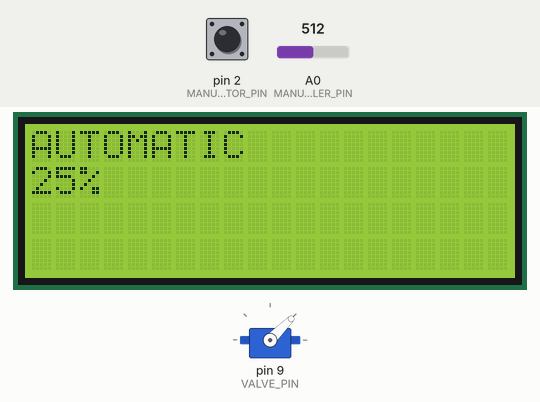
A program run on a simulated Arduino Uno, built with avr-gcc and run on an emulated ATmega328P. On the bench: 20×4 character LCD, servo. The inputs (shaded band) are chosen by the test bench; at power-on: pin 2 (MANUAL_MODE_ACTIVATOR_PIN) LOW, A0 (MANUAL_MODE_CONTROLLER_PIN) = 512. What the program prints to the serial monitor is not drawn.

Above: at 1.2 s.
1.3 s: pin 2 (MANUAL_MODE_ACTIVATOR_PIN) pulled HIGH for 0.15 s
At 3.0 s:
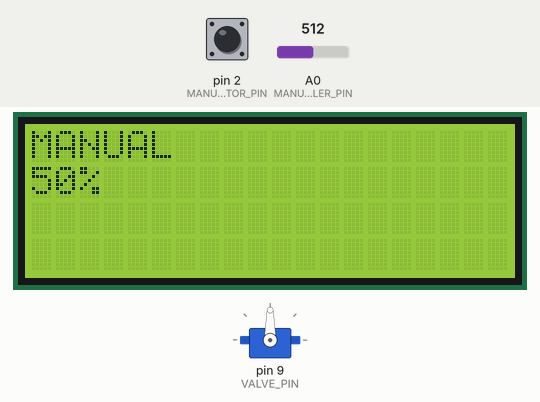
3.5 s: A0 (MANUAL_MODE_CONTROLLER_PIN) set to 716
At 5.3 s:
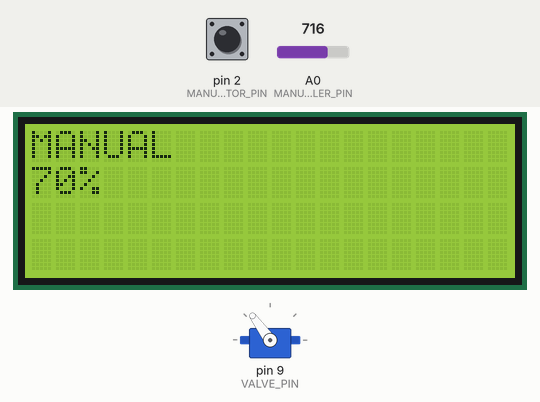
5.6 s: A0 (MANUAL_MODE_CONTROLLER_PIN) set to 900
At 7.0 s:
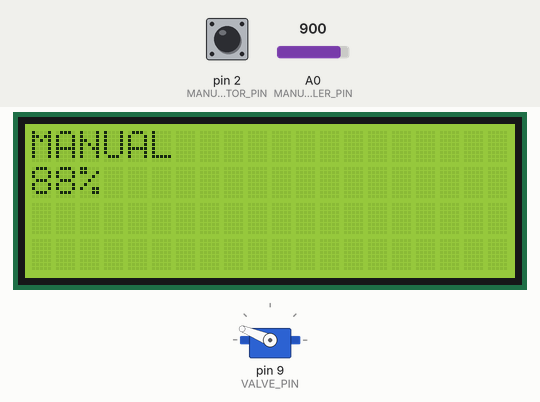
7.8 s: A0 (MANUAL_MODE_CONTROLLER_PIN) set to 1023
At 9.8 s:
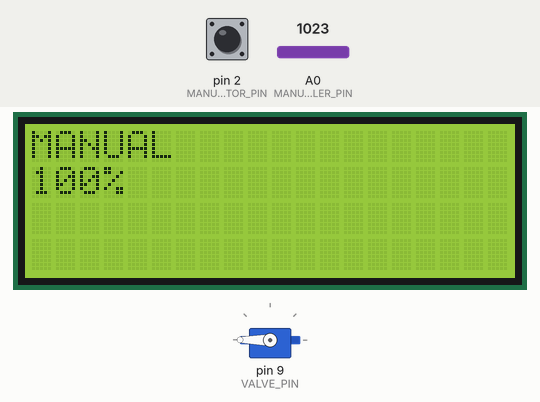
10.1 s: A0 (MANUAL_MODE_CONTROLLER_PIN) set to 190
At 11.9 s:
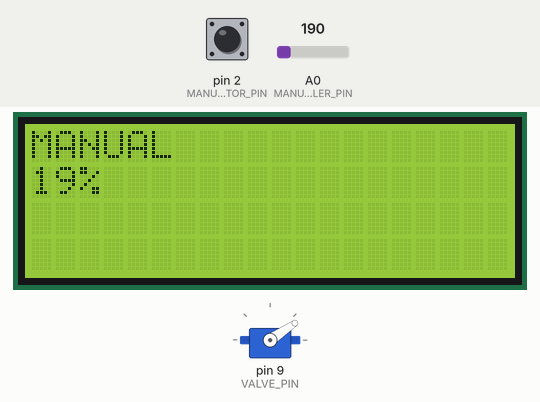
12.2 s: A0 (MANUAL_MODE_CONTROLLER_PIN) set to 15
At 13.2 s:
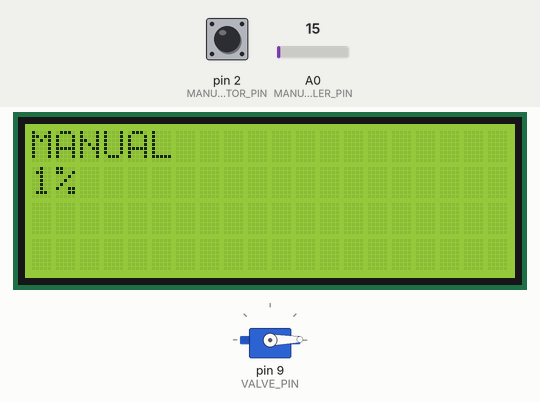
Timing chart, 0 to 15.2 s (numbered marks = the images above; inputs shaded):
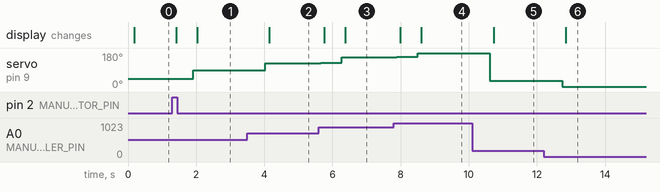

Measured:
- after the input at 1.3 s, servo on pin 9 (VALVE_PIN): 45° → 90° after 0.62 s; the display: first changes after 0.11 s (image 1 shows a later state)
- after the input at 3.5 s, servo on pin 9 (VALVE_PIN): 90° → 126° after 0.53 s; the display: changes after 0.65 s (image 2)
- after the input at 5.6 s, servo on pin 9 (VALVE_PIN): 126° → 129° after 0.05 s, → 158° 0.61 s later; the display: first changes after 0.16 s (image 3 shows a later state)
- after the input at 7.8 s, servo on pin 9 (VALVE_PIN): 158° → 160° after 0.08 s, → 180° 0.61 s later; the display: first changes after 0.20 s (image 4 shows a later state)
- after the input at 10.1 s, servo on pin 9 (VALVE_PIN): 180° → 34° after 0.52 s; the display: changes after 0.63 s (image 5)
- after the input at 12.2 s, servo on pin 9 (VALVE_PIN): 34° → 1° after 0.54 s; the display: changes after 0.65 s (image 6)

The program:

main.cpp
```cpp
#include <Arduino.h>
#include "Display.hpp"
#include "ManualModeActivator.hpp"
#include "ManualModeController.hpp"
#include "Valve.hpp"
#include "PCDashboardComunicator.hpp"

#define MANUAL_MODE_ACTIVATOR_PIN 2
#define MANUAL_MODE_CONTROLLER_PIN A0
#define VALVE_PIN 9

enum SystemState
{
	MANUAL,
	AUTOMATIC
};

SystemState systemState;

Display *display;
ManualModeActivator *manualModeActivator;
Valve *valve;
ManualModeController *manualModeController;
PCDashboardComunicator *dashboardComunicator;
int currentAutomaticValveLevel = 25;
int currentManualValveLevel = 25;
bool stateChanged = false;

void buttonPressed()
{
	static unsigned long last_interrupt_time = 0;
	unsigned long interrupt_time = millis();
	if (interrupt_time - last_interrupt_time > 200)
	{
		if (systemState == MANUAL)
		{
			systemState = AUTOMATIC;
		}
		else
		{
			systemState = MANUAL;
		}
		stateChanged = true;
	}
	last_interrupt_time = interrupt_time;
}

void setup()
{
	display = new Display();
	manualModeActivator = new ManualModeActivator(MANUAL_MODE_ACTIVATOR_PIN, buttonPressed);
	manualModeController = new ManualModeController(MANUAL_MODE_CONTROLLER_PIN);
	valve = new Valve(VALVE_PIN);
	Serial.begin(9600);
	stateChanged = true;
	systemState = AUTOMATIC;
}

void loop()
{

	int valveLevel;
	switch (systemState)
	{
	case MANUAL:
		valveLevel = manualModeController->getValveLevel();
		if (currentManualValveLevel != valveLevel)
		{
			stateChanged = true;
			currentManualValveLevel = valveLevel;
		}
		break;
	case AUTOMATIC:
		valveLevel = dashboardComunicator->getValveLevel();
		if (currentAutomaticValveLevel != valveLevel && valveLevel != -1)
		{
			stateChanged = true;
			currentAutomaticValveLevel = valveLevel;
		}
		break;
	default:
		break;
	}

	if (stateChanged)
	{
		stateChanged = false;
		int currentValveLevel = systemState == MANUAL ? currentManualValveLevel : currentAutomaticValveLevel;
		valve->setLevel(currentValveLevel);
		String currentState = systemState == MANUAL ? "MANUAL" : "AUTOMATIC";
		dashboardComunicator->sendStateAndLevel(currentState, currentValveLevel);
		display->print(currentState, currentValveLevel);
	}
}
```
